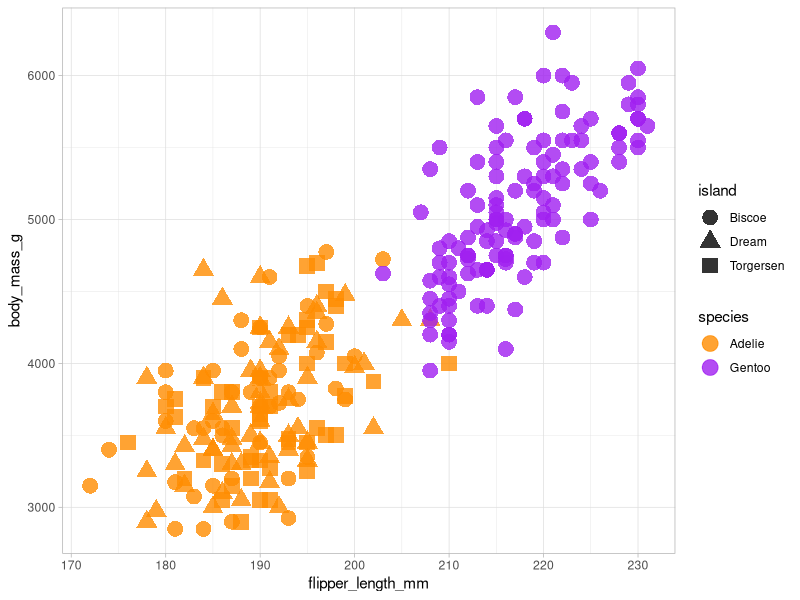
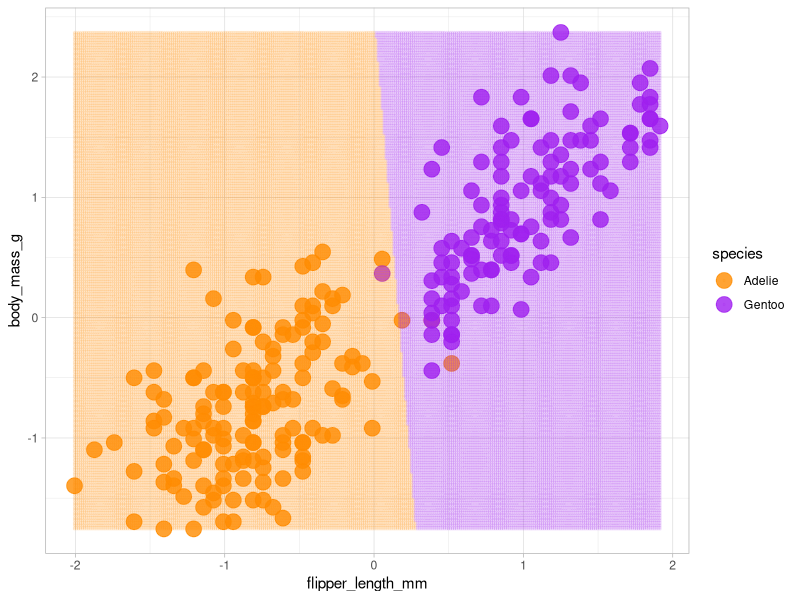

These figures' R source, in order:
# Vamos a leer el dataset de pinguinos
library(palmerpenguins)
# Cargamos para trabajar con el dataframe
library(dplyr)
# Cargamos el svm
library(e1071)
# Para procesar los datos
library(caret)
# Para pintar 
library(ggplot2)
library(ggthemes)

# Fijo semilla
set.seed(100)

mypenguins <- penguins %>% filter(species != "Chinstrap")

# Pinto los datos
g <- ggplot(data = mypenguins, aes(x = flipper_length_mm, y = body_mass_g)) +
  geom_point(aes(color=species, shape=island),
                 size = 5, alpha = 0.8) +
  scale_color_manual(values = c("darkorange","purple","cyan4")) +
  theme_light()

g

# Hago el zscore usando scale de todos los atributos numéricos
# Porque si dejo que lo haga el svm no se puede pintar luego bien
atribs = c('bill_length_mm', 'bill_depth_mm', 'flipper_length_mm', 'body_mass_g')

for (atrib in atribs) {
  mypenguins[atrib] = scale(mypenguins[atrib])
}

# Elimino los nulos (el martes veremos cómo hacerlo mejor)
mypenguins <- mypenguins %>% na.omit()

# Dividimos en entrenamiento y prueba
trainRows <- caret::createDataPartition(mypenguins$species, p=0.8, list=FALSE)

print(length(trainRows))
# Escojo los de entrenamiento
train <- mypenguins[trainRows, ]
# Escojo los de test (borrando perdidos)
test <- mypenguins[-trainRows, ]
# Elimino por si acaso la especie
species_test <- test$species
test <- test %>% select(-species)

head(test)

# Usando SVM
#
# Vemos que todos los de tipo Chinstrap son de la misma isla, así que no son
# dificiles, vamos a dividir los otros dos:

# Aplicmaos el modelo
modelo <- e1071::svm(formula = species ~ flipper_length_mm + body_mass_g, data=train,
                     type='C-classification', kernel="linear",
                     # No escalamos porque ya están de entrada
                     cost=100, scale=FALSE)

modelo
# Predecimos los datos

predicted <- predict(modelo, newdata = test)

# Calculamos precisión
accuracy <- sum(predicted == species_test)/length(predicted)
accuracy

# Ahora vamos a pintar
get_malla <- function (X1, X2, size) {
  rangoX1 = range(X1)
  rangoX2 = range(X2)
  valoresX1 = seq(from=rangoX1[1], to = rangoX1[2], length=size)
  valoresX2 = seq(from=rangoX2[1], to = rangoX2[2], length=size)
  nuevosPuntos = expand.grid(X1=valoresX1, X2=valoresX2)
  nuevosPuntos
}

# Obtenemos la malla
malla <- get_malla(mypenguins$flipper_length_mm, mypenguins$body_mass_g, 300) %>%
  rename(flipper_length_mm = X1, body_mass_g = X2)
# Obtenemos la predicción de la malla
predicciones_plot <- predict(modelo, newdata=malla)

# Visualizamos con las áreas
g_p <- ggplot(data = mypenguins, aes(x = flipper_length_mm, y = body_mass_g)) +
  geom_point(aes(color=species),
             size = 5, alpha = 0.8) +
  scale_color_manual(values = c("darkorange","purple","cyan4")) +
  geom_point(data=malla, aes(x=flipper_length_mm, y=body_mass_g, color=as.factor(predicciones_plot)),
             size=0.5, alpha=0.1) +
  theme_light()
g_p

# Hacer lo mismo para otro par de clases
